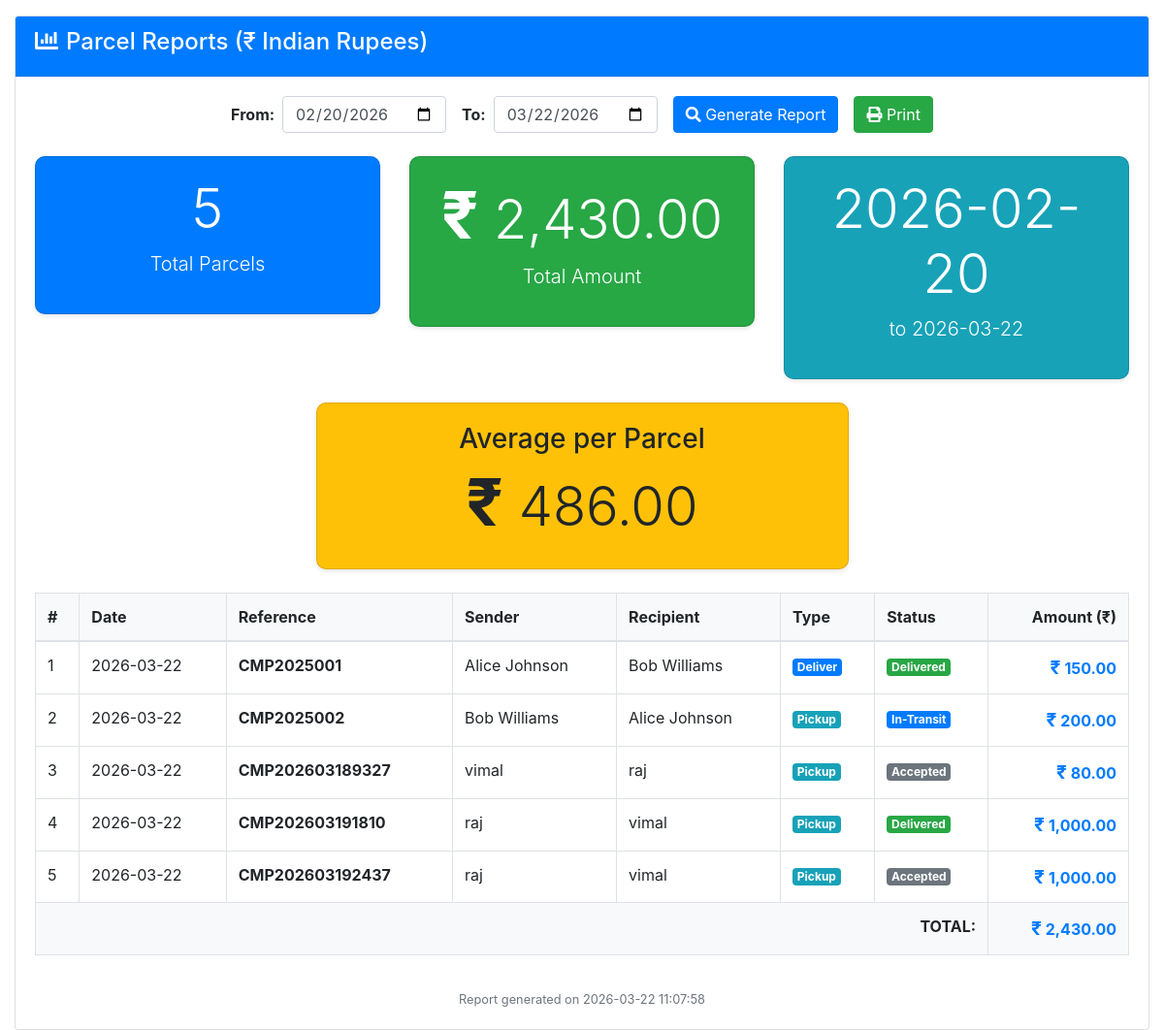
/report.php (signed in), run on the app's committed database.
### tables this page shows
CREATE TABLE parcels (
    id INT PRIMARY KEY AUTO_INCREMENT,
    reference_number VARCHAR(50) UNIQUE NOT NULL,
    customer_id INT,
    sender_name VARCHAR(100) NOT NULL,
    sender_address TEXT NOT NULL,
    sender_contact VARCHAR(20) NOT NULL,
    recipient_name VARCHAR(100) NOT NULL,
    recipient_address TEXT NOT NULL,
    recipient_contact VARCHAR(20) NOT NULL,
    type INT DEFAULT 0,
    from_branch_id INT,
    to_branch_id INT,
    total DECIMAL(10,2) DEFAULT 0,
    status INT DEFAULT 0,
    date_created DATETIME DEFAULT CURRENT_TIMESTAMP,
    FOREIGN KEY (customer_id) REFERENCES customers(id) ON DELETE SET NULL,
    FOREIGN KEY (from_branch_id) REFERENCES branches(id) ON DELETE SET NULL,
    FOREIGN KEY (to_branch_id) REFERENCES branches(id) ON DELETE SET NULL
);

### report.php (the view, shortened to what this page needs)
<?php
require_once 'db_connect.php';
$from_date = isset($_GET['from']) ? $_GET['from'] : date('Y-m-d', strtotime('-30 days'));
$to_date = isset($_GET['to']) ? $_GET['to'] : date('Y-m-d');
?>
<!DOCTYPE html>
<html>
<head>
    <link rel="stylesheet" href="https://cdn.jsdelivr.net/npm/bootstrap@4.5.2/dist/css/bootstrap.min.css">
    <link rel="stylesheet" href="https://cdnjs.cloudflare.com/ajax/libs/font-awesome/5.15.4/css/all.min.css">
</head>
<body>
<div class="container-fluid mt-3">
    <div class="card">
        <div class="card-header">
            <h4><i class="fa fa-chart-bar mr-2"></i>Parcel Reports (₹ Indian Rupees)</h4>
        </div>
        <div class="card-body">
            <form method="GET" action="" class="form-inline justify-content-center mb-4 no-print">
                <div class="form-group mx-2">
                    <label class="mr-2 font-weight-bold">From:</label>
                    <input type="date" name="from" class="form-control" value="<?php echo $from_date; ?>" required>
                </div>
                <div class="form-group mx-2">
                    <label class="mr-2 font-weight-bold">To:</label>
                    <input type="date" name="to" class="form-control" value="<?php echo $to_date; ?>" required>
                </div>
                <button type="submit" class="btn btn-primary mx-2">
                    <i class="fa fa-search"></i> Generate Report
                </button>
                <button type="button" class="btn btn-success mx-2" onclick="window.print()">
                    <i class="fa fa-print"></i> Print
                </button>
            </form>
            <?php
            $where = "WHERE date_created BETWEEN '$from_date 00:00:00' AND '$to_date 23:59:59'";
            $qry = $conn->query("SELECT * FROM parcels $where ORDER BY date_created DESC");
            $total_parcels = $qry->num_rows;
            $total_amount = 0;
            $parcels = [];
            while($row = $qry->fetch_assoc()) {
                $total_amount += $row['total'];
                $parcels[] = $row;
            }
            ?>
            <div class="row mb-4">
                <div class="col-md-4">
                    <div class="card summary-card bg-primary text-white">
                        <div class="card-body text-center">
                            <h1 class="display-4"><?php echo $total_parcels; ?></h1>
                            <p class="lead">Total Parcels</p>
                        </div>
                    </div>
                </div>
                <div class="col-md-4">
                    <div class="card summary-card bg-success text-white">
                        <div class="card-body text-center">
                            <h1 class="display-4"><span class="rupee-symbol">₹</span> <?php echo number_format($total_amount, 2); ?></h1>
                            <p class="lead">Total Amount</p>
                        </div>
                    </div>
                </div>
                <div class="col-md-4">
                    <div class="card summary-card bg-info text-white">
                        <div class="card-body text-center">
                            <h1 class="display-4"><?php echo $from_date; ?></h1>
                            <p class="lead">to <?php echo $to_date; ?></p>
                        </div>
                    </div>
                </div>
            </div>
            <div class="row mb-4">
                <div class="col-md-6 offset-md-3">
                    <div class="card summary-card bg-warning">
                        <div class="card-body text-center">
                            <h3>Average per Parcel</h3>
                            <h2 class="display-4"><span class="rupee-symbol">₹</span> <?php echo $total_parcels > 0 ? number_format($total_amount / $total_parcels, 2) : '0.00'; ?></h2>
                        </div>
                    </div>
                </div>
            </div>
            <div class="table-responsive">
                <table class="table table-bordered table-hover">
                    <thead class="bg-light">
                        <tr>
                            <th>#</th>
                            <th>Date</th>
                            <th>Reference</th>
                            <th>Sender</th>
                            <th>Recipient</th>
                            <th>Type</th>
                            <th>Status</th>
                            <th class="text-right">Amount (₹)</th>
                        </tr>
                    </thead>
                    <tbody>
                        <?php if(!empty($parcels)):
                            $i = 1;
                            foreach($parcels as $row):
                        ?>
                        <tr>
                            <td><?php echo $i++; ?></td>
                            <td><?php echo date('Y-m-d', strtotime($row['date_created'])); ?></td>
                            <td><strong><?php echo $row['reference_number']; ?></strong></td>
                            <td><?php echo $row['sender_name']; ?></td>
                            <td><?php echo $row['recipient_name']; ?></td>
                            <td>
                                <?php if($row['type'] == 1): ?>
                                    <span class="badge badge-primary">Deliver</span>
                                <?php else: ?>
                                    <span class="badge badge-info">Pickup</span>
                                <?php endif; ?>
                            </td>
                            <td>
                                <?php
                                $status_labels = ['Accepted', 'Collected', 'Shipped', 'In-Transit', 'Arrived',
                                                  'Out for Delivery', 'Ready', 'Delivered', 'Picked-up', 'Failed'];
                                $status_colors = ['secondary', 'info', 'primary', 'primary', 'info',
                                                  'warning', 'primary', 'success', 'success', 'danger'];
                                $status = $row['status'];
                                ?>
                                <span class="badge badge-<?php echo $status_colors[$status] ?? 'secondary'; ?>">
                                    <?php echo $status_labels[$status] ?? 'Unknown'; ?>
                                </span>
                            </td>
                            <td class="text-right font-weight-bold text-primary">
                                <span class="rupee-symbol">₹</span> <?php echo number_format($row['total'], 2); ?>
                            </td>
                        </tr>
                        <?php endforeach; ?>
                        <?php endif; ?>
                    </tbody>
                    <tfoot class="bg-light font-weight-bold">
                        <tr>
                            <td colspan="7" class="text-right">TOTAL:</td>
                            <td class="text-right text-primary">
                                <span class="rupee-symbol">₹</span> <?php echo number_format($total_amount, 2); ?>
                            </td>
                        </tr>
                    </tfoot>
                </table>
            </div>
            <div class="row mt-3 no-print">
                <div class="col-12 text-center text-muted">
                    <small>Report generated on <?php echo date('Y-m-d H:i:s'); ?></small>
                </div>
            </div>
        </div>
    </div>
</div>
</body>
</html>

### report.php (style rules this page uses)
.card-header { background: #007bff; color: white; }
.summary-card { border-radius: 10px; box-shadow: 0 2px 5px rgba(0,0,0,0.1); }
.rupee-symbol { font-size: 1.2em; font-weight: bold; }

### data on the page
parcels: date_created "2026-03-22", reference_number "CMP2025001", sender_name "Alice Johnson", recipient_name "Bob Williams", type "Deliver", status "Delivered", total "150.00"
parcels: date_created "2026-03-22", reference_number "CMP2025002", sender_name "Bob Williams", recipient_name "Alice Johnson", type "Pickup", status "In-Transit", total "200.00"
parcels: date_created "2026-03-22", reference_number "CMP202603189327", sender_name "vimal", recipient_name "raj", type "Pickup", status "Accepted", total "80.00"
parcels: date_created "2026-03-22", reference_number "CMP202603191810", sender_name "raj", recipient_name "vimal", type "Pickup", status "Delivered", total "1,000.00"
parcels: date_created "2026-03-22", reference_number "CMP202603192437", sender_name "raj", recipient_name "vimal", type "Pickup", status "Accepted", total "1,000.00"

### other printed values
$total_parcels "5"
$total_amount "2,430.00"
$from_date "2026-02-20"
$to_date "2026-03-22"
$total_amount / $total_parcels "486.00"
